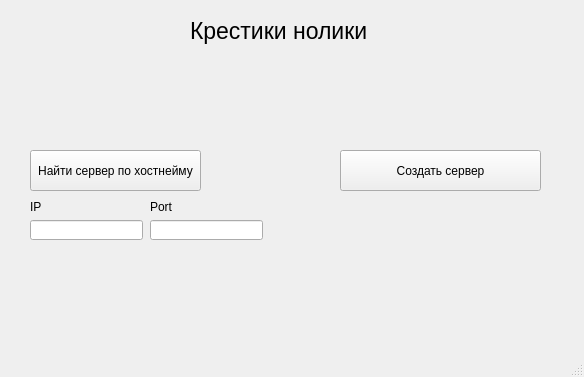
<?xml version="1.0" encoding="UTF-8"?>
<ui version="4.0">
 <class>MainWindow</class>
 <widget class="QMainWindow" name="MainWindow">
  <property name="geometry">
   <rect>
    <x>0</x>
    <y>0</y>
    <width>584</width>
    <height>377</height>
   </rect>
  </property>
  <property name="windowTitle">
   <string>MainWindow</string>
  </property>
  <property name="styleSheet">
   <string notr="true">border-image: url(&quot;C:\Users\a553x\PycharmProjects\summerPractice\src\resources\images\tic tac.jpg&quot;) 0 0 0 0 stretch stretch</string>
  </property>
  <widget class="QWidget" name="centralwidget">
   <widget class="QPushButton" name="pushButton">
    <property name="geometry">
     <rect>
      <x>340</x>
      <y>150</y>
      <width>201</width>
      <height>41</height>
     </rect>
    </property>
    <property name="text">
     <string>Создать сервер</string>
    </property>
   </widget>
   <widget class="QPushButton" name="pushButton_2">
    <property name="geometry">
     <rect>
      <x>30</x>
      <y>150</y>
      <width>171</width>
      <height>41</height>
     </rect>
    </property>
    <property name="text">
     <string>Найти сервер по хостнейму</string>
    </property>
   </widget>
   <widget class="QLineEdit" name="lineEdit">
    <property name="geometry">
     <rect>
      <x>30</x>
      <y>220</y>
      <width>113</width>
      <height>20</height>
     </rect>
    </property>
   </widget>
   <widget class="QLabel" name="label">
    <property name="geometry">
     <rect>
      <x>30</x>
      <y>200</y>
      <width>47</width>
      <height>13</height>
     </rect>
    </property>
    <property name="text">
     <string>IP</string>
    </property>
   </widget>
   <widget class="QLineEdit" name="lineEdit_2">
    <property name="geometry">
     <rect>
      <x>150</x>
      <y>220</y>
      <width>113</width>
      <height>20</height>
     </rect>
    </property>
   </widget>
   <widget class="QLabel" name="label_2">
    <property name="geometry">
     <rect>
      <x>150</x>
      <y>200</y>
      <width>47</width>
      <height>13</height>
     </rect>
    </property>
    <property name="text">
     <string>Port</string>
    </property>
   </widget>
   <widget class="QLabel" name="label_3">
    <property name="geometry">
     <rect>
      <x>190</x>
      <y>10</y>
      <width>191</width>
      <height>41</height>
     </rect>
    </property>
    <property name="font">
     <font>
      <pointsize>17</pointsize>
     </font>
    </property>
    <property name="text">
     <string>Крестики нолики</string>
    </property>
   </widget>
  </widget>
  <widget class="QStatusBar" name="statusbar"/>
 </widget>
 <resources/>
 <connections/>
</ui>
